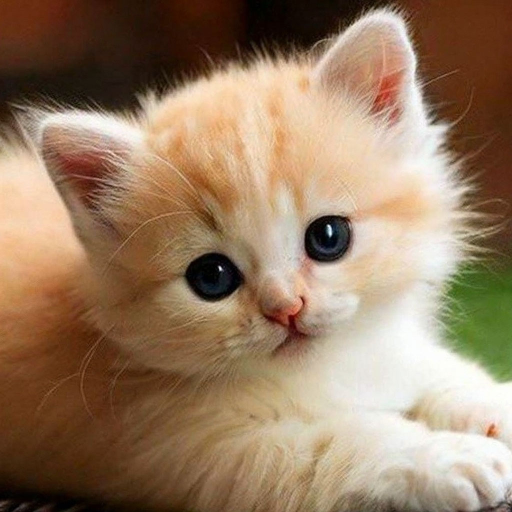
#> input picture FFT_Homework/cotique.jpeg, 1024 x 1024 px (shown at 1/2 size)
$ jupyter execute --allow-errors SeminarFFT.ipynb
#> lines starting #> are read from the running program, lines starting #| are printed output that depends on the picture; after the words box and inside, x2 and y2 are one past the last pixel; in counts of white or black regions, pixels touching at a corner belong together; long printed decimals are rounded
[cell 1]
import numpy as np
import matplotlib.pyplot as plt
from skimage import data
from math import pi, cos, sin

# Реализация рекурсивного FFT
def reversebits(x):
    log2 = int(np.log2(len(x)))
    for i in range(len(x)):
        k = int((bin(i)[2:]).zfill(log2)[::-1], 2)
        if k > i:
            x[i], x[k] = x[k], x[i]
    return x

def unrecursive_fft(x):
    x = reversebits(x)
    n = len(x)
    log2 = int(np.log2(n))
    for i in range(1, log2 + 1):
        n = 2 ** i
        w = [np.exp(-2j*pi*k/n) for k in range(n // 2)]
        for j in range(0, len(x), n):
            for k in range(n // 2):
                l = w[k] * x[k + j + n // 2]
                x[k + j + n // 2] = x[k + j] - l
                x[k+j] += l
    return x

# Двумерное
def my_fft2(image):
    n, m = image.shape
    size_n = 2**int(np.ceil(np.log2(n))) # Приведение размера к степени двойки
    size_m = 2**int(np.ceil(np.log2(m)))
    padded = np.zeros((size_n, size_m), dtype=complex) #расширяем изображение до полученного размера (потом обрежем)
    padded[:n,:m] = image

    # FFT по строкам
    temp = np.array([unrecursive_fft(row) for row in padded])

    # FFT по столбцам
    return np.array([unrecursive_fft(col) for col in temp.T]).T

# Сдвиг частот
def fftshift(fft_img):
    n, m = fft_img.shape
    return np.roll(fft_img, (n//2, m//2), axis=(0,1))
# Обратное
def ifft2(fft_img):
    return np.conj(my_fft2(np.conj(fft_img)))/(fft_img.shape[0]*fft_img.shape[1])


#> (the rest of this cell did not finish here and is left out)

[cell 2]
import numpy as np
import matplotlib.pyplot as plt
from scipy.fft import fft2, ifft2, fftshift
import skimage
from skimage import data
from skimage.color import rgb2gray


image = skimage.io.imread('./cotique.jpeg')
#> image is the input picture: shape (1024, 1024, 3); mean R, G, B 152.1, 125.8, 100.1
image = rgb2gray(image) #data.astronaut()
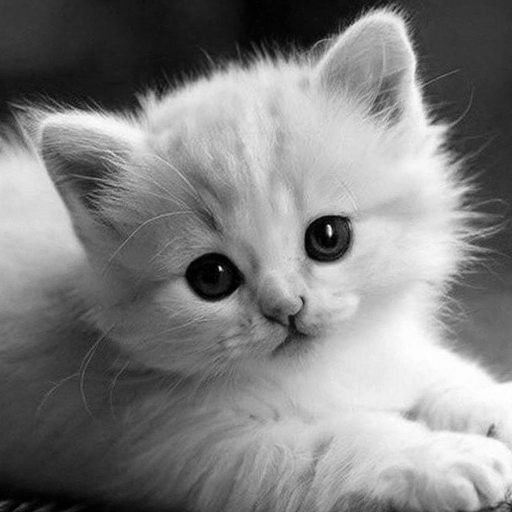
#> image: shape (1024, 1024) float64 (shown at 1/2 size); min 0, max 1, mean 0.508
plt.figure(figsize=(6,6))
plt.imshow(image, cmap='gray')
plt.title('Исходное изображение')
plt.axis('off')
plt.show()

# Применение FFT
fft_image = fft2(image)
fshift = fftshift(fft_image)  # Перенос низких частот в центр

# Визуализация спектра
magnitude_spectrum = 20 * np.log(np.abs(fshift))
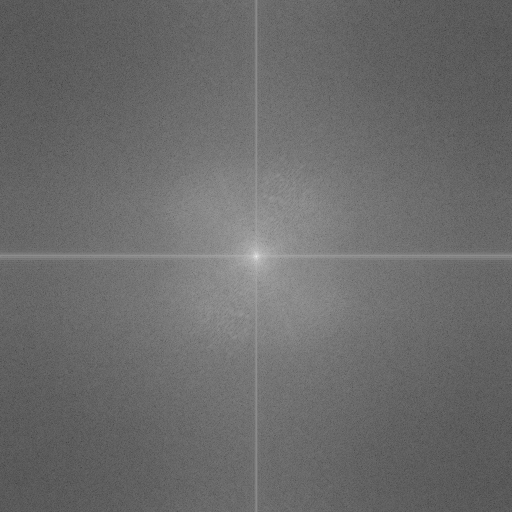
#> magnitude_spectrum: shape (1024, 1024) float64 (shown at 1/2 size); min -129.2, max 263.7, mean 36.5; drawn with min black and max white
plt.figure(figsize=(12,6))
plt.subplot(121), plt.imshow(magnitude_spectrum, cmap='gray')
plt.title('Спектр Фурье'), plt.axis('off')

# Фильтрация высокочастотных компонент
rows, cols = image.shape
#> rows = 1024; cols = 1024
crow, ccol = rows//2, cols//2
#> crow = 512; ccol = 512
mask_percent = 0.5  # Сохраняем 50% центральных коэффициентов
mask = np.zeros((rows, cols), np.uint8)
r = int(rows * mask_percent / 2)
#> r = 256
c = int(cols * mask_percent / 2)
#> c = 256
mask[crow-r:crow+r, ccol-c:ccol+c] = 1

filtered_fshift = fshift * mask
plt.subplot(122), plt.imshow(20*np.log(np.abs(filtered_fshift)), cmap='gray')
plt.title('Отфильтрованный спектр'), plt.axis('off')
plt.show()

# Обратное преобразование и восстановление изображения
filtered_fft = fftshift(filtered_fshift)
reconstructed_image = np.abs(ifft2(filtered_fft))

plt.figure(figsize=(12,6))
plt.subplot(121), plt.imshow(image, cmap='gray')
plt.title('Исходное изображение'), plt.axis('off')
plt.subplot(122), plt.imshow(reconstructed_image, cmap='gray')
plt.title(f'Сжатое изображение ({mask_percent*100:.0f}% коэффициентов)')
plt.axis('off')
plt.show()

# %% [markdown]
# ### 5. Анализ качества сжатия
mse = np.mean((image - reconstructed_image) ** 2)
#> mse = 7.34e-05
compression_ratio = (1 - mask_percent) * 100

print(f'MSE: {mse:.20f}')
#| MSE: 7.335e-05
print(f'Сжатие: {compression_ratio:.0f}% данных удалено')

# %% [markdown]
# ## Выводы
# - FFT позволяет выделить важные частотные компоненты изображения
# - Удаление высокочастотных компонентов дает сжатие с потерями
# - Качество изображения зависит от процента сохраняемых коэффициентов
# - Метод демонстрирует базовый принцип частотного анализа в сжатии

[cell 3]
# Эксперименты с разной степенью сжатия
plt.figure(figsize=(15,10))
for i, ratio in enumerate([0.8, 0.5, 0.25, 0.1]):
    mask_percent = ratio  # Сохраняем 50% центральных коэффициентов
    mask = np.zeros((rows, cols), np.uint8)
    r = int(rows * mask_percent / 2)
    c = int(cols * mask_percent / 2)
    mask[crow-r:crow+r, ccol-c:ccol+c] = 1

    filtered_fshift = fshift * mask

    # Обратное преобразование и восстановление изображения
    filtered_fft = fftshift(filtered_fshift)
    reconstructed_image = np.abs(ifft2(filtered_fft))
    mse = np.mean((image - reconstructed_image) ** 2)
    compression_ratio = (1 - mask_percent) * 100

    print(f'MSE: {mse:.20f}')
    print(f'Сжатие: {compression_ratio:.0f}% данных удалено')
    plt.subplot(2,2,i+1)
    plt.imshow(reconstructed_image, cmap='gray')
    plt.title(f'{ratio*100:.0f}% удаления')
    plt.axis('off')
#> this loop made 4 passes
#> mse on passes 1 to 4: 2.08e-05, 7.34e-05, 0.00028, 0.000944
#| MSE: 2.081e-05
#| MSE: 7.335e-05
#| MSE: 0.0002802
#| MSE: 0.0009437
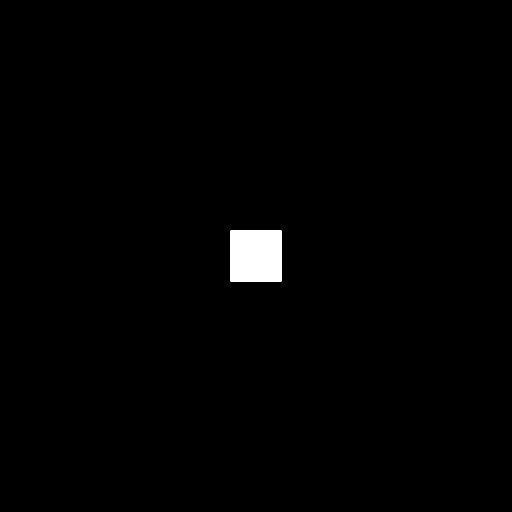
#> mask: shape (1024, 1024) (shown at 1/2 size); values 0 (black) and 1 (white), 0.99% white; 1 white region, box (x1, y1, x2, y2) and area: (461, 461, 563, 563) 10404
plt.tight_layout()
plt.show()

[cell 4]
# Загрузка цветного изображения
image = data.cat()  # Загружаем RGB изображение
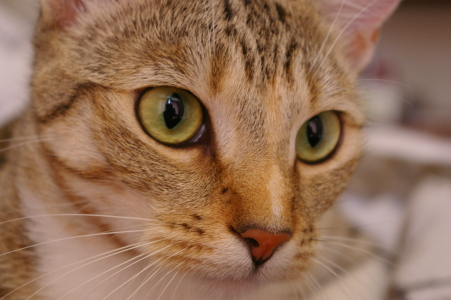
#> input picture skimage.data.cat(), 451 x 300 px
#> image is the input picture: shape (300, 451, 3); mean R, G, B 147.7, 111.4, 86.8
print(image.shape)
#| (300, 451, 3)
plt.figure(figsize=(6,6))
plt.imshow(image)
plt.title('Исходное изображение')
plt.axis('off')
plt.show()

# Применение FFT для каждого канала
fft_channels = [fft2(image[:, :, channel]) for channel in range(3)]
#> fft_channels = 3 items
fshift_channels = [fftshift(fft) for fft in fft_channels]
#> fshift_channels = 3 items

# Визуализация спектра (усреднение по каналам)
magnitude_spectrum = np.mean([20*np.log(np.abs(fshift)+1e-10) for fshift in fshift_channels], axis=0)
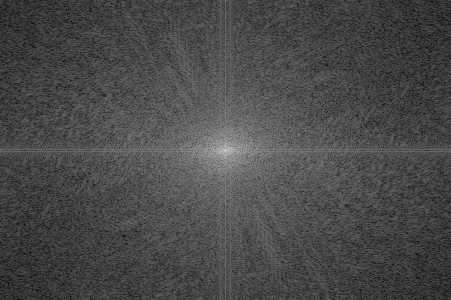
#> magnitude_spectrum: shape (300, 451) float64; min 74.89, max 330.8, mean 149; drawn with min black and max white
plt.figure(figsize=(12,6))
plt.subplot(121), plt.imshow(magnitude_spectrum, cmap='gray')
plt.title('Усредненный спектр Фурье'), plt.axis('off')

# Фильтрация высокочастотных компонент
rows, cols, _ = image.shape
#> rows = 300; cols = 451
crow, ccol = rows//2, cols//2
#> crow = 150; ccol = 225
mask_percent = 0.25

mask = np.zeros((rows, cols), np.uint8)
r = int(rows * mask_percent / 2)
#> r = 37
c = int(cols * mask_percent / 2)
#> c = 56
mask[crow-r:crow+r, ccol-c:ccol+c] = 1

filtered_fshift_channels = [fshift * mask for fshift in fshift_channels]
#> filtered_fshift_channels = 3 items
plt.subplot(122), plt.imshow(np.mean([20*np.log(np.abs(fshift)+1e-10) for fshift in filtered_fshift_channels], axis=0), cmap='gray')
plt.title('Отфильтрованный спектр'), plt.axis('off')
plt.show()
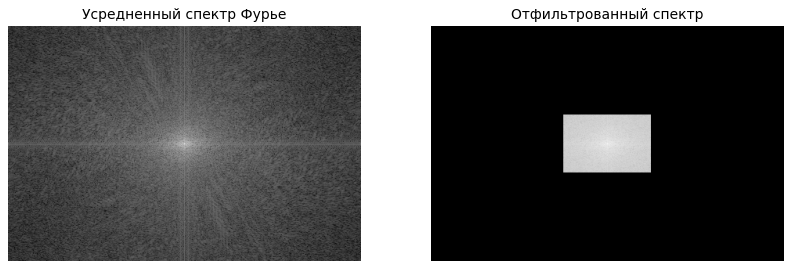
#> figure drawn by matplotlib, 2 panels

# Обратное преобразование и восстановление
filtered_fft_channels = [fftshift(fshift) for fshift in filtered_fshift_channels]
#> filtered_fft_channels = 3 items
reconstructed_channels = [np.abs(ifft2(fft)) for fft in filtered_fft_channels]
#> reconstructed_channels = 3 items

# Сборка цветного изображения и нормализация
reconstructed_image = np.stack(reconstructed_channels, axis=2)
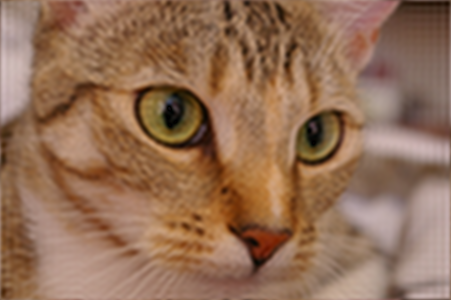
#> reconstructed_image: shape (300, 451, 3) float64; mean of channels 0, 1, 2 147.7, 111.4, 86.8; drawn as R, G, B
reconstructed_image = np.clip(reconstructed_image, 0, 255).astype(np.uint8)

plt.figure(figsize=(12,6))
plt.subplot(121)
plt.imshow(image)
plt.title('Исходное изображение'), plt.axis('off')
plt.subplot(122)
plt.imshow(reconstructed_image)
plt.title(f'Сжатое изображение ({mask_percent*100:.0f}% коэффициентов)')
plt.axis('off')
plt.show()

# Анализ качества сжатия
# Преобразуем исходное изображение к float для расчетов
image_float = image.astype(float)
reconstructed_float = reconstructed_image.astype(float)

mse = np.mean((image_float - reconstructed_float) ** 2)
#> mse = 61.75
compression_ratio = (1 - mask_percent) * 100

print(f'MSE: {mse:.2f}')
#| MSE: 61.75
print(f'Сжатие: {compression_ratio:.0f}% данных удалено')

#plt.figure(figsize=(15,10))
#ratios = [0.95, 0.85, 0.7, 0.5]

plt.tight_layout()
plt.show()

[cell 5]
from scipy.fft import ifft, fft, fftfreq
import numpy as np
import matplotlib.pyplot as plt

# Создание спектра с заданными частотами
n = 1000
freqs = np.zeros(n)
freqs[50:55] = 1  # 50-55 Hz
freqs[200:205] = 0.5  # 200-205 Hz
# Обратное преобразование
signal = np.real(ifft(freqs))

# Визуализация
plt.figure(figsize=(12,4))
plt.plot(signal)
plt.title('Сгенерированный сигнал')
plt.xlabel('Время')
plt.ylabel('Амплитуда')
plt.show()
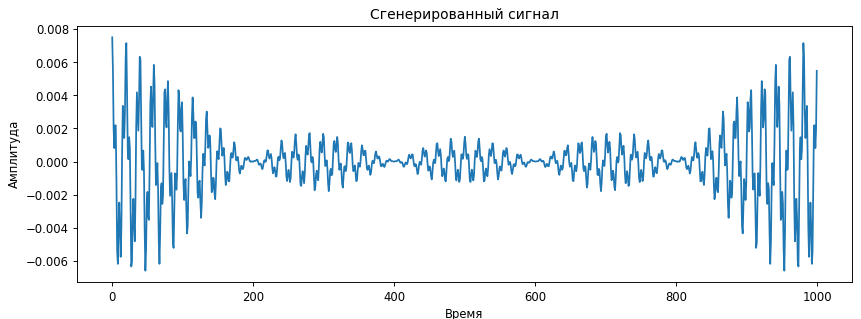
#> figure drawn by matplotlib, 1 panel; curve peaks at x = 0, y = 0.0075

[cell 6]
# Генерация данных с сезонностью
t = np.arange(365*4)  # 4 года ежедневных данных
signal = (np.sin(2*np.pi*t/365) +  # Годовая сезонность
          0.5*np.sin(2*np.pi*t/7) +  # Недельная сезонность
          np.random.normal(0, 0.3, len(t)))

# FFT анализ
fft_vals = fft(signal)
freqs = fftfreq(len(t))

# Визуализация доминирующих частот
plt.figure(figsize=(12,8))
plt.subplot(211)
plt.title('Сигнал')
plt.plot(signal)
plt.subplot(212)
plt.plot(1/freqs[1:len(t)//2], np.abs(fft_vals)[1:len(t)//2])
plt.xscale('log')
plt.title('Спектр временного ряда')
plt.xlabel('Период (дни)')
plt.ylabel('Мощность')
plt.axvline(365, c='r', ls='--', label='Годовая')
plt.axvline(7, c='g', ls='--', label='Недельная')
plt.legend()
plt.show()
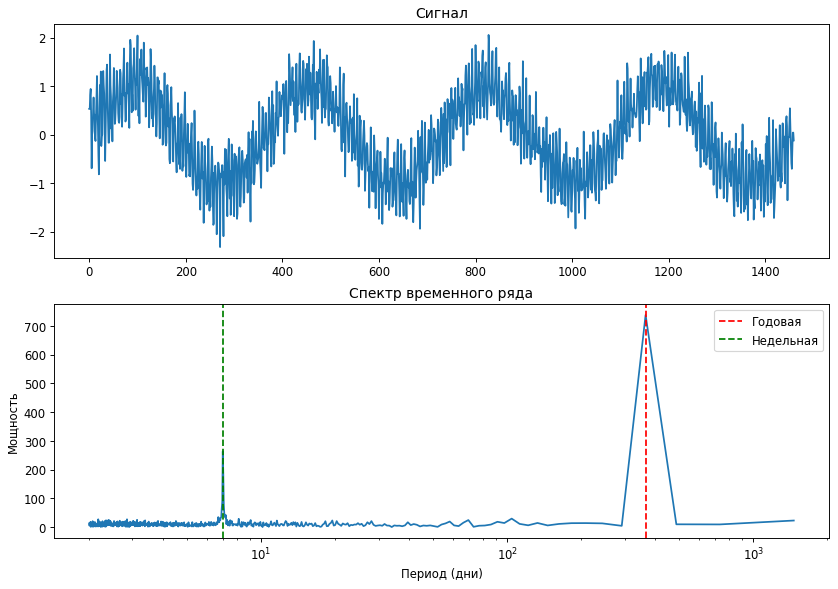
#> figure drawn by matplotlib, 2 panels; panel 1: curve peaks at x = 827, y = 2.05

[cell 7]
# Генерация зашумленного сигнала
t = np.linspace(0, 1, 1000)
clean = 0.5*np.sin(2*np.pi*10*t) + 0.2*np.sin(2*np.pi*50*t)
noisy = clean + 0.3*np.random.randn(len(t))

# Фильтрация через FFT
fft_signal = fft(noisy)
freqs = fftfreq(len(t), t[1]-t[0])
cutoff = 70  # Отсекаем частоты выше 70 Hz
fft_signal[np.abs(freqs) > cutoff] = 0
filtered = np.real(ifft(fft_signal))

# Визуализация
plt.figure(figsize=(12,4))
plt.plot(t, noisy, alpha=0.5, label='Зашумленный')
plt.plot(t, filtered, 'r', linewidth=2, label='После фильтрации')
plt.legend()
plt.show()
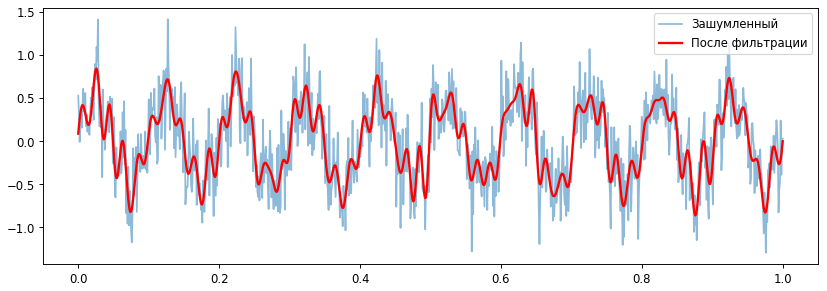
#> figure drawn by matplotlib, 1 panel; curve peaks at x = 0.127, y = 1.41; curve peaks at x = 0.026, y = 0.842
